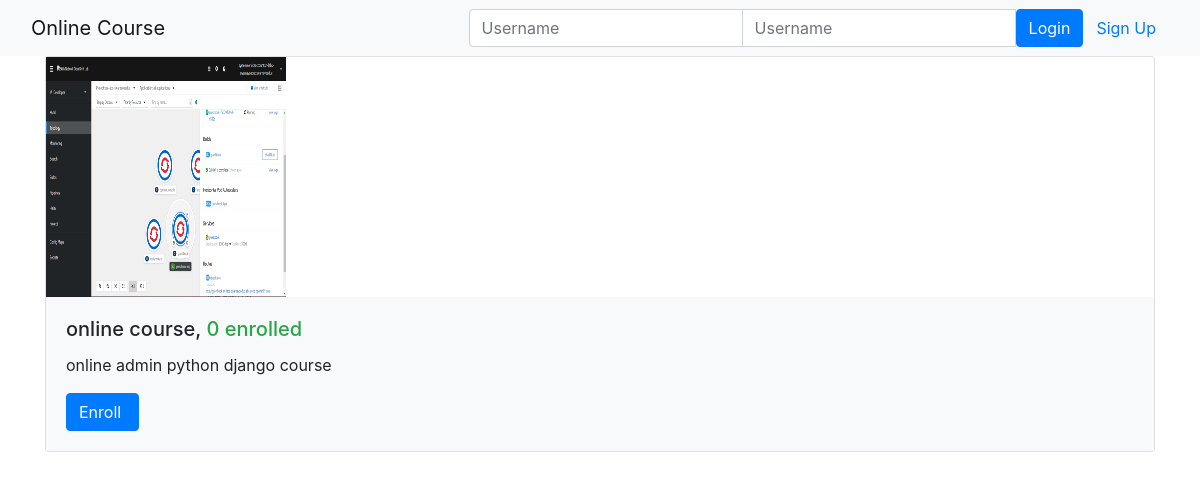
The page /onlinecourse/ on the database as committed earlier.
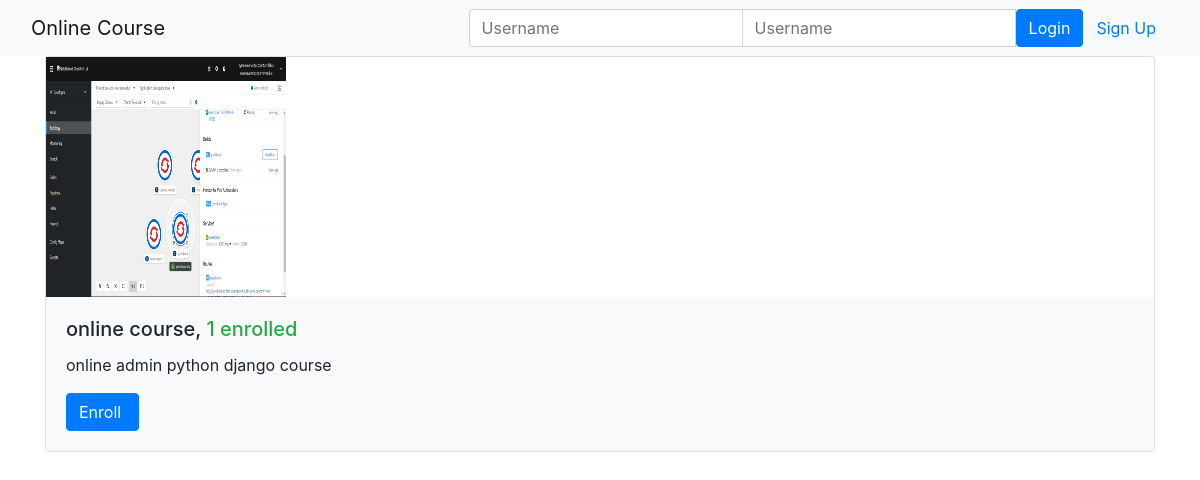
The same page on the database as committed later.
### onlinecourse/models.py (models this page shows, shortened)
class Course(models.Model):
    name = models.CharField(null=False, max_length=30, default='online course')
    image = models.ImageField(upload_to='course_images/')
    description = models.CharField(max_length=1000)
    pub_date = models.DateField(null=True)
    instructors = models.ManyToManyField(Instructor)
    users = models.ManyToManyField(settings.AUTH_USER_MODEL, through='Enrollment')
    total_enrollment = models.IntegerField(default=0)
    is_enrolled = False

### onlinecourse/views.py (the view)
class CourseListView(generic.ListView):
    template_name = 'onlinecourse/course_list_bootstrap.html'
    context_object_name = 'course_list'
    def get_queryset(self):
        user = self.request.user
        courses = Course.objects.order_by('-total_enrollment')[:10]
        for course in courses:
            if user.is_authenticated:
                course.is_enrolled = check_if_enrolled(user, course)
        return courses

### onlinecourse/templates/onlinecourse/course_list_bootstrap.html (shortened to what this page needs)
<!DOCTYPE html>
<html lang="en">
<head>
    {% load static %}
    <link rel="stylesheet" href="https://maxcdn.bootstrapcdn.com/bootstrap/4.5.2/css/bootstrap.min.css">
</head>
<body>
    <nav class="navbar navbar-light bg-light">
        <div class="container-fluid">
            <div class="navbar-header">
                  <a class="navbar-brand" href="#">Online Course</a>
            </div>
            <ul class="nav navbar-nav navbar-right">
                {% if user.is_authenticated %}
                <li>
                    <a class="btn btn-link" href="#">{{ user.first_name }}({{ user.username }})</a>
                    <a class="btn btn-link" href="{% url 'onlinecourse:logout' %}">Logout</a>
                </li>
                {% else %}
                <li>
                    <form class="form-inline" action="{% url 'onlinecourse:login' %}" method="post">
                        <div class="input-group">
                            <input type="text" class="form-control" placeholder="Username" name="username" >
                            <input type="password" class="form-control" placeholder="Username" name="psw" >
                            <button class="btn btn-primary" type="submit">Login</button>
                            <a class="btn btn-link" href="{% url 'onlinecourse:registration' %}">Sign Up</a>
                        </div>
                    </form>
                </li>
                {% endif %}
            </ul>
        </div>
    </nav>
    {% if course_list %}
        <div class="container">
            <div class="card-deck">
                {% for course in course_list %}
                         <div class="card" style="width: 36rem;">
                          <img class="card-img-left" src="{{MEDIA_URL}}/{{ course.image }}" width="240px" height="240px"
                               alt="Course image">
                          <div class="card-body bg-light">
                              <h5 class="card-title">{{ course.name }}, <span class="text-success">
                                  {{ course.total_enrollment}} enrolled</span></h5>
                            <p class="card-text">{{ course.description}}</p>
                            <form action="{% url 'onlinecourse:enroll' course.id %}" method="post">
                                  <input class="btn btn-primary"  type="submit"
                                         value="{% if course.is_enrolled %}Enter{% else %}Enroll{% endif %} ">
                            </form>
                          </div>
                        </div>
                {% endfor %}
            </div>
        </div>
    {% else %}
        <p>No courses are available.</p>
    {% endif %}
</body>
</html>

Rows that differ between the two databases and show on the page:
changed Course "online course": total_enrollment "0" → "1"
